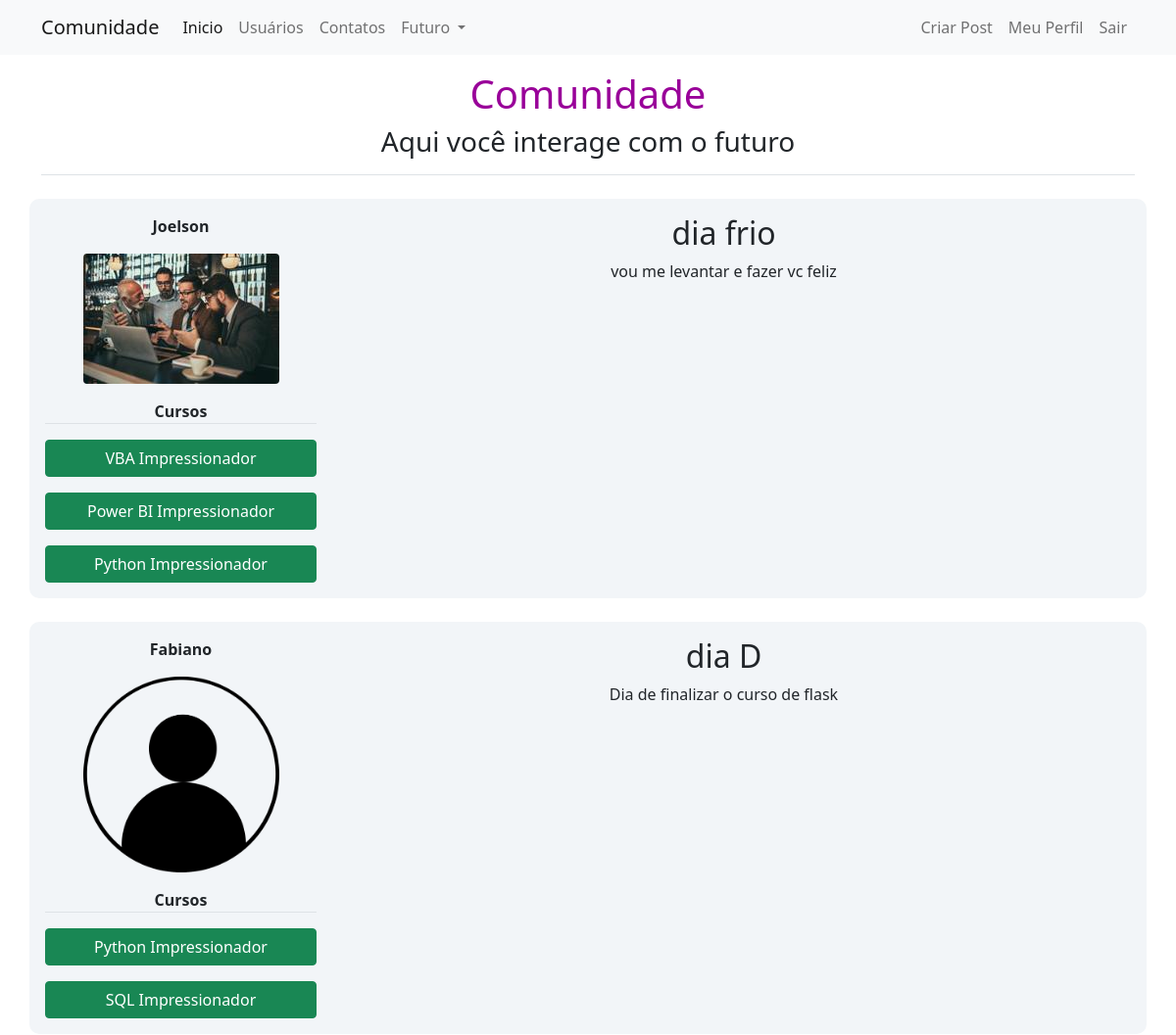
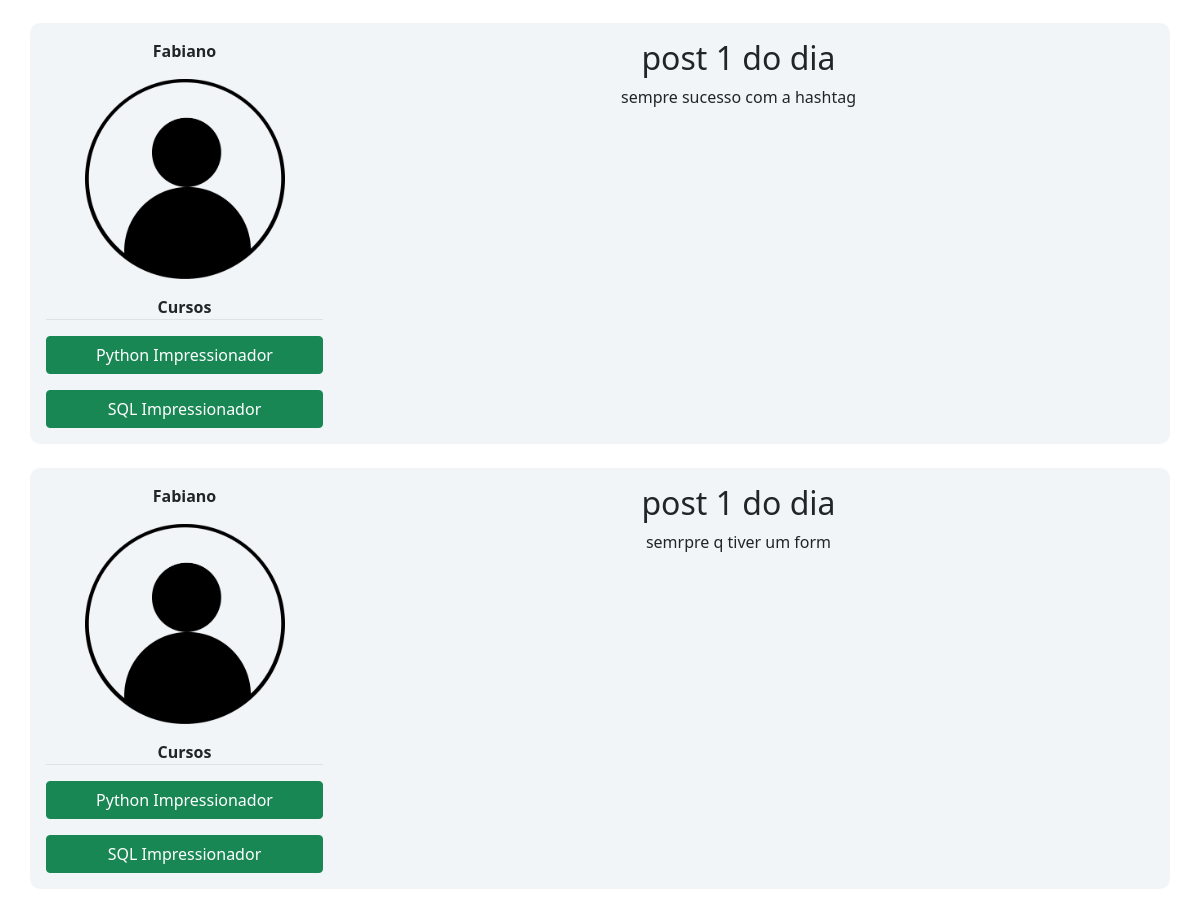
/ (signed in), run on the app's committed database (2 pictures, top to bottom).
### comunidade/models.py (models this page shows)
class Post(database.Model):
    id = database.Column(database.Integer, primary_key=True)
    titulo = database.Column(database.String, nullable=False)
    corpo = database.Column(database.Text, nullable=False)
    data_criacao = database.Column(database.DateTime, nullable=False, default=datetime.utcnow)
    id_usuario = database.Column(database.Integer, database.ForeignKey('usuario.id'), nullable=False)

class Usuario(database.Model, UserMixin):
    id = database.Column(database.Integer, primary_key=True)
    username = database.Column(database.String, nullable=False)
    email = database.Column(database.String, nullable=False, unique=True)
    senha = database.Column(database.String, nullable=False)
    foto_perfil = database.Column(database.String, default='default.jpg')
    posts = database.relationship('Post', backref='autor', lazy=True)
    cursos = database.Column(database.String, nullable=False, default='Não Informado')

### comunidade/routes.py (the view)
@app.route('/')
def home():
    posts = Post.query.order_by(Post.id.desc())
    return render_template("home.html", posts=posts)

### comunidade/models.py (called while the page is built)
@login_manager.user_loader
def load_usuario(id_usuario):
    return Usuario.query.get(int(id_usuario))

### comunidade/templates/home.html
{% extends 'base.html' %}
{% block body %}
    <main class="container mt-3">
        <h1 class="orange text-center">Comunidade</h1>
        <h3 class="border-bottom pb-3 text-center">Aqui você interage com o futuro</h3>
        {% for post in posts %}
        <section class="row mt-4 mb-3 p-3 meupost">
            <article class="col-3">
                <article class="text-center pb-3">
                    <strong>{{ post.autor.username }}</strong>
                </article>
                <figure class="image text-center">
                    <img src="{{ url_for('static', filename='fotos_perfil/{}'.format(post.autor.foto_perfil)) }}" class="rounded" width="200">
                </figure>
                <article class="row">
                    <strong class="border-bottom text-center">Cursos</strong>
                    {% for curso in post.autor.cursos.split(';') %}
                        <button type="button" class="btn btn-success mt-3" disable>{{ curso }}</button>
                    {% endfor %}
                </article>
            </article>
            <article class="col-9 text-center">
                <h2>{{ post.titulo }}</h2>
                <p>{{ post.corpo }}</p>
            </article>
        </section>
        {% endfor %}
    </main>
{% endblock %}

### comunidade/static/main.css (style rules this page uses)
.orange { color: #909 }
.meupost { background: #f2f5f8; border-radius: 10px; }

### data on the page
Post: autor.username "Joelson", foto_perfil (picture), curso "VBA Impressionador" "Power BI Impressionador" "Python Impressionador", titulo "dia frio", corpo "vou me levantar e fazer vc feliz"
Post: autor.username "Fabiano", foto_perfil (placeholder picture), curso "Python Impressionador" "SQL Impressionador", titulo "dia D", corpo "Dia de finalizar o curso de flask"
Post: autor.username "Fabiano", foto_perfil (placeholder picture), curso "Python Impressionador" "SQL Impressionador", titulo "post 1 do dia", corpo "sempre sucesso com a hashtag"
Post: autor.username "Fabiano", foto_perfil (placeholder picture), curso "Python Impressionador" "SQL Impressionador", titulo "post 1 do dia", corpo "semrpre q tiver um form"
